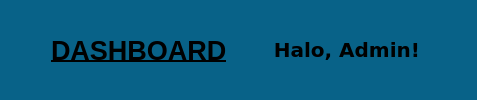
       <widget class="QFrame" name="navbar">
        <property name="sizePolicy">
         <sizepolicy hsizetype="Preferred" vsizetype="Fixed">
          <horstretch>80</horstretch>
          <verstretch>80</verstretch>
         </sizepolicy>
        </property>
        <property name="minimumSize">
         <size>
          <width>80</width>
          <height>80</height>
         </size>
        </property>
        <property name="styleSheet">
         <string notr="true">background-color: #086288</string>
        </property>
        <property name="frameShape">
         <enum>QFrame::Shape::NoFrame</enum>
        </property>
        <property name="frameShadow">
         <enum>QFrame::Shadow::Plain</enum>
        </property>
        <layout class="QHBoxLayout" name="horizontalLayout_2">
         <item>
          <spacer name="horizontalSpacer_2">
           <property name="orientation">
            <enum>Qt::Orientation::Horizontal</enum>
           </property>
           <property name="sizeType">
            <enum>QSizePolicy::Policy::Fixed</enum>
           </property>
           <property name="sizeHint" stdset="0">
            <size>
             <width>40</width>
             <height>20</height>
            </size>
           </property>
          </spacer>
         </item>
         <item>
          <widget class="QLabel" name="main_Label">
           <property name="font">
            <font>
             <pointsize>20</pointsize>
             <bold>true</bold>
             <underline>true</underline>
            </font>
           </property>
           <property name="text">
            <string>DASHBOARD</string>
           </property>
          </widget>
         </item>
         <item>
          <spacer name="horizontalSpacer">
           <property name="orientation">
            <enum>Qt::Orientation::Horizontal</enum>
           </property>
           <property name="sizeHint" stdset="0">
            <size>
             <width>40</width>
             <height>20</height>
            </size>
           </property>
          </spacer>
         </item>
         <item>
          <widget class="QLabel" name="user_Label">
           <property name="font">
            <font>
             <family>Verdana</family>
             <pointsize>15</pointsize>
             <bold>true</bold>
             <underline>false</underline>
            </font>
           </property>
           <property name="layoutDirection">
            <enum>Qt::LayoutDirection::LeftToRight</enum>
           </property>
           <property name="text">
            <string>Halo, Admin!</string>
           </property>
           <property name="alignment">
            <set>Qt::AlignmentFlag::AlignRight|Qt::AlignmentFlag::AlignTrailing|Qt::AlignmentFlag::AlignVCenter</set>
           </property>
          </widget>
         </item>
         <item>
          <widget class="QPushButton" name="notifButton">
           <property name="font">
            <font>
             <bold>false</bold>
            </font>
           </property>
           <property name="text">
            <string/>
           </property>
           <property name="icon">
            <iconset resource="resource/resource.qrc">
             <normaloff>:/icons/bell-solid.png</normaloff>:/icons/bell-solid.png</iconset>
           </property>
           <property name="iconSize">
            <size>
             <width>32</width>
             <height>32</height>
            </size>
           </property>
           <property name="flat">
            <bool>true</bool>
           </property>
          </widget>
         </item>
        </layout>
       </widget>
